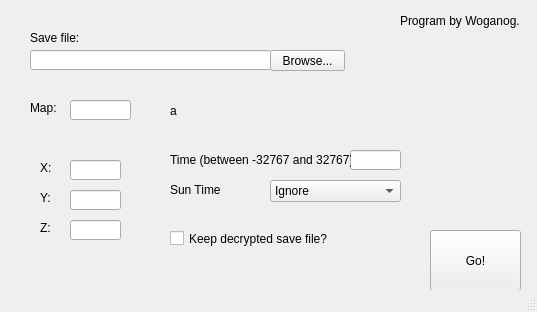
<?xml version="1.0" encoding="UTF-8"?>
<ui version="4.0">
 <author>Woganog</author>
 <class>MainWindow</class>
 <widget class="QMainWindow" name="MainWindow">
  <property name="geometry">
   <rect>
    <x>0</x>
    <y>0</y>
    <width>537</width>
    <height>312</height>
   </rect>
  </property>
  <property name="windowTitle">
   <string>Yamba v1.2 GUI</string>
  </property>
  <widget class="QWidget" name="centralwidget">
   <widget class="QLineEdit" name="saveFileName">
    <property name="geometry">
     <rect>
      <x>30</x>
      <y>50</y>
      <width>241</width>
      <height>20</height>
     </rect>
    </property>
   </widget>
   <widget class="QLabel" name="saveFileText">
    <property name="geometry">
     <rect>
      <x>30</x>
      <y>30</y>
      <width>51</width>
      <height>16</height>
     </rect>
    </property>
    <property name="text">
     <string>Save file:</string>
    </property>
   </widget>
   <widget class="QPushButton" name="browseFileName">
    <property name="geometry">
     <rect>
      <x>270</x>
      <y>50</y>
      <width>75</width>
      <height>21</height>
     </rect>
    </property>
    <property name="text">
     <string>Browse...</string>
    </property>
   </widget>
   <widget class="QLineEdit" name="xCoordText">
    <property name="geometry">
     <rect>
      <x>70</x>
      <y>160</y>
      <width>51</width>
      <height>20</height>
     </rect>
    </property>
   </widget>
   <widget class="QLineEdit" name="yCoordText">
    <property name="geometry">
     <rect>
      <x>70</x>
      <y>190</y>
      <width>51</width>
      <height>20</height>
     </rect>
    </property>
   </widget>
   <widget class="QLineEdit" name="zCoordText">
    <property name="geometry">
     <rect>
      <x>70</x>
      <y>220</y>
      <width>51</width>
      <height>20</height>
     </rect>
    </property>
   </widget>
   <widget class="QLabel" name="saveFileText_2">
    <property name="geometry">
     <rect>
      <x>40</x>
      <y>160</y>
      <width>16</width>
      <height>16</height>
     </rect>
    </property>
    <property name="text">
     <string>X:</string>
    </property>
   </widget>
   <widget class="QLabel" name="saveFileText_3">
    <property name="geometry">
     <rect>
      <x>40</x>
      <y>190</y>
      <width>16</width>
      <height>16</height>
     </rect>
    </property>
    <property name="text">
     <string>Y:</string>
    </property>
   </widget>
   <widget class="QLabel" name="saveFileText_4">
    <property name="geometry">
     <rect>
      <x>40</x>
      <y>220</y>
      <width>16</width>
      <height>16</height>
     </rect>
    </property>
    <property name="text">
     <string>Z:</string>
    </property>
   </widget>
   <widget class="QLabel" name="saveFileText_5">
    <property name="geometry">
     <rect>
      <x>30</x>
      <y>100</y>
      <width>31</width>
      <height>16</height>
     </rect>
    </property>
    <property name="text">
     <string>Map:</string>
    </property>
   </widget>
   <widget class="QLineEdit" name="mapText">
    <property name="geometry">
     <rect>
      <x>70</x>
      <y>100</y>
      <width>61</width>
      <height>20</height>
     </rect>
    </property>
   </widget>
   <widget class="QPushButton" name="goButton">
    <property name="geometry">
     <rect>
      <x>430</x>
      <y>230</y>
      <width>91</width>
      <height>61</height>
     </rect>
    </property>
    <property name="text">
     <string>Go!</string>
    </property>
   </widget>
   <widget class="QComboBox" name="sunTimeComboBox">
    <property name="geometry">
     <rect>
      <x>270</x>
      <y>180</y>
      <width>131</width>
      <height>22</height>
     </rect>
    </property>
    <item>
     <property name="text">
      <string>Ignore</string>
     </property>
    </item>
    <item>
     <property name="text">
      <string>Midnight to Midday</string>
     </property>
    </item>
    <item>
     <property name="text">
      <string>Midday to Midnight</string>
     </property>
    </item>
   </widget>
   <widget class="QLabel" name="saveFileText_6">
    <property name="geometry">
     <rect>
      <x>170</x>
      <y>180</y>
      <width>51</width>
      <height>20</height>
     </rect>
    </property>
    <property name="text">
     <string>Sun Time:</string>
    </property>
   </widget>
   <widget class="QLineEdit" name="timeText">
    <property name="geometry">
     <rect>
      <x>350</x>
      <y>150</y>
      <width>51</width>
      <height>20</height>
     </rect>
    </property>
   </widget>
   <widget class="QLabel" name="saveFileText_7">
    <property name="geometry">
     <rect>
      <x>170</x>
      <y>150</y>
      <width>181</width>
      <height>20</height>
     </rect>
    </property>
    <property name="text">
     <string>Time (between -32767 and 32767):</string>
    </property>
   </widget>
   <widget class="QLabel" name="label">
    <property name="geometry">
     <rect>
      <x>400</x>
      <y>10</y>
      <width>121</width>
      <height>21</height>
     </rect>
    </property>
    <property name="text">
     <string>Program by Woganog.</string>
    </property>
   </widget>
   <widget class="QLabel" name="mapCodeLink">
    <property name="geometry">
     <rect>
      <x>170</x>
      <y>100</y>
      <width>261</width>
      <height>21</height>
     </rect>
    </property>
    <property name="text">
     <string>a</string>
    </property>
    <property name="openExternalLinks">
     <bool>true</bool>
    </property>
   </widget>
   <widget class="QCheckBox" name="keepDecryptedCheckBox">
    <property name="geometry">
     <rect>
      <x>170</x>
      <y>230</y>
      <width>161</width>
      <height>17</height>
     </rect>
    </property>
    <property name="text">
     <string>Keep decrypted save file?</string>
    </property>
   </widget>
  </widget>
  <widget class="QStatusBar" name="statusbar"/>
 </widget>
 <resources/>
 <connections/>
</ui>
